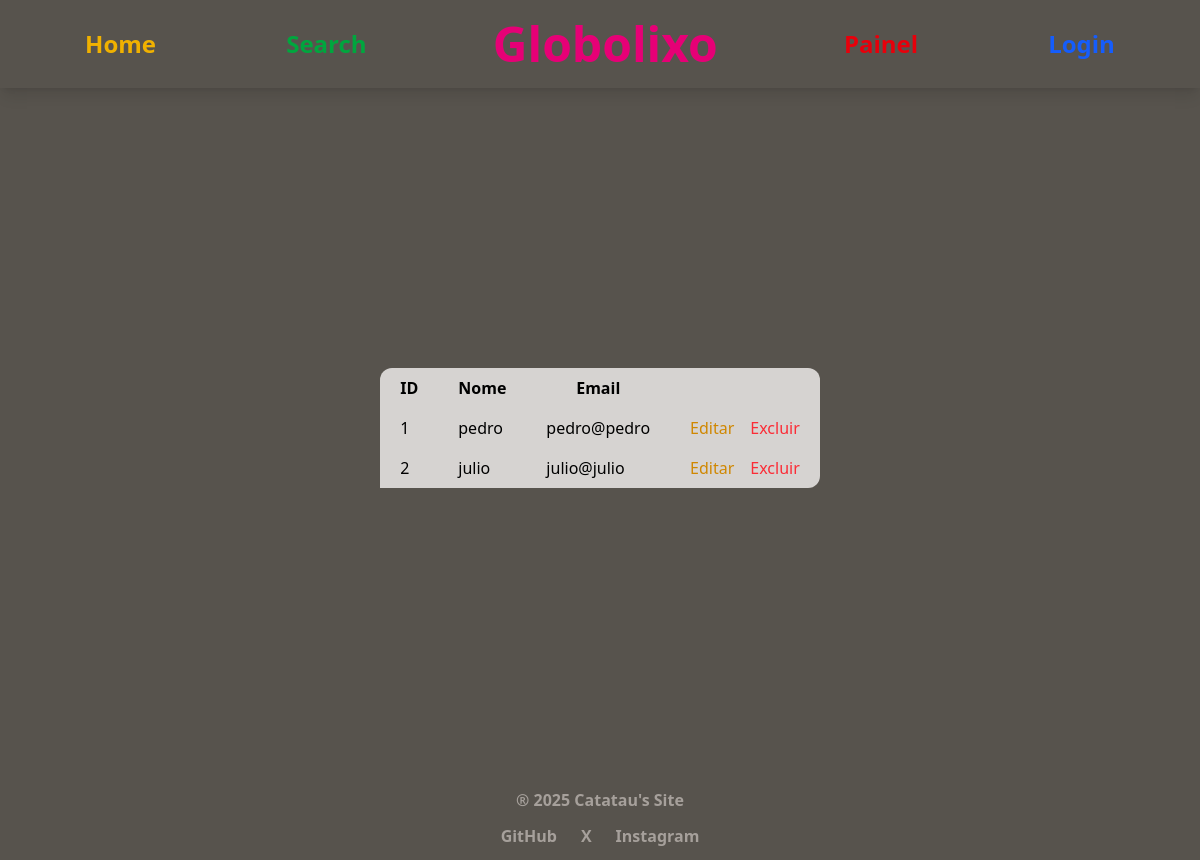
Before: /panel.php with the older database file.
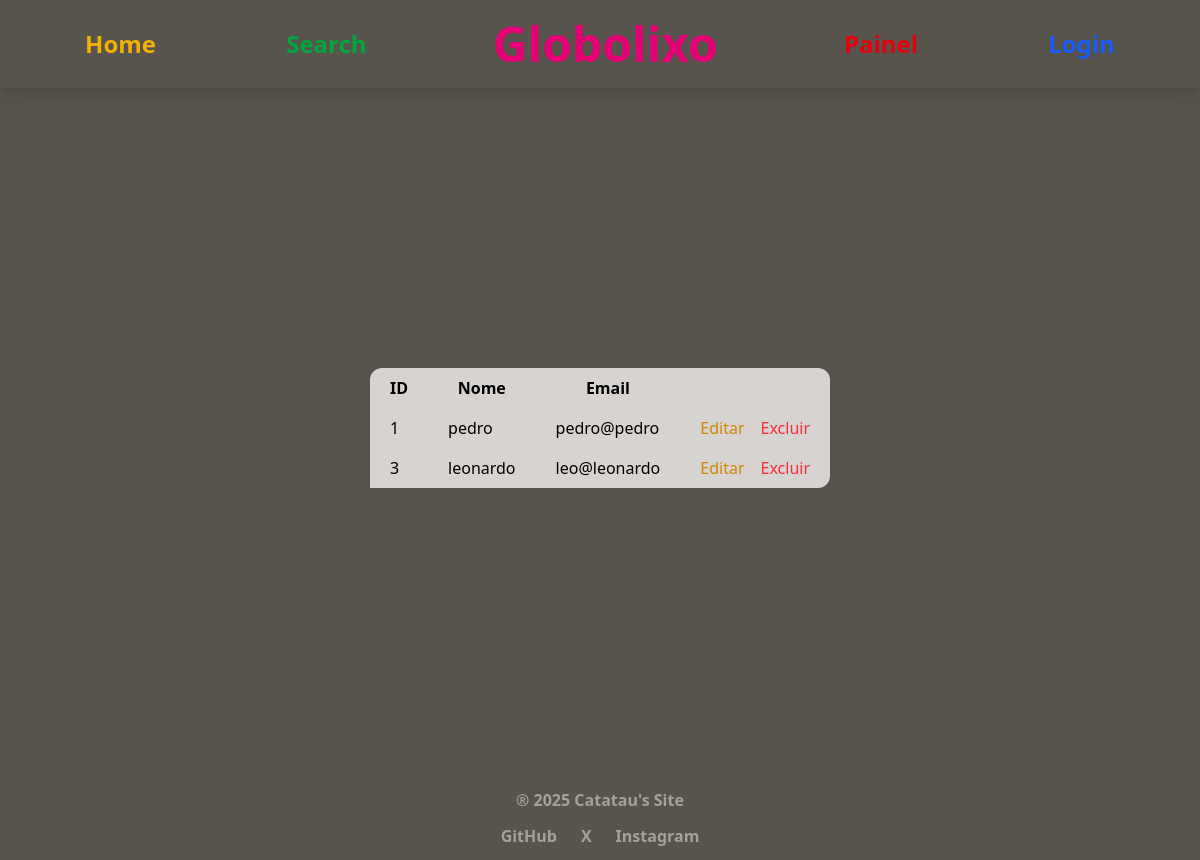
After: the same page with the newer database file.
### tables this page shows
CREATE TABLE users (
	id INTEGER NOT NULL PRIMARY KEY AUTOINCREMENT,
  name VARCHAR(255),
  email VARCHAR(255),
  pswd VARCHAR(255)
, idAdm INT NOT NULL);

### db.php (called while the page is built)
<?php
function db () {
    return $db = new PDO('sqlite:db.sqlite');
}
?>

### panel.php (the view, shortened to what this page needs)
<?php
include 'head.php';
include 'db.php';
?>
<header class="p-5 shadow-lg">
    <nav class="flex place-content-around place-items-center text-2xl font-extrabold flex-wrap overflow-cover">
        <a href="index.html" class="rounded-md p-1 text-yellow-500 hover:shadow-lg">Home</a>
        <a href="https://www.google.com/" class="rounded-md p-1 text-green-600 hover:shadow-lg">Search</a>
        <h1 class="text-bold text-5xl text-pink-600 fontGlob">Globolixo</h1>
        <a href="panel.php" class="rounded-md p-1 text-red-600 hover:shadow-lg">Painel</a>
        <a href="login.php" class="rounded-md p-1 text-blue-600 hover:shadow-lg">Login</a>
    </nav>
</header>
<?php
$query = db()->prepare('SELECT * FROM users');
$query->execute();
$users = $query->fetchAll();
?>
<div class="flex place-items-center flex-col">
    <table class="bg-stone-300 rounded-xl m-70">
        <thead>
            <tr>
                <th class="pr-5 pl-5 pt-2 pb-2">ID</th>
                <th class="pr-5 pl-5 pt-2 pb-2">Nome</th>
                <th class="pr-5 pl-5 pt-2 pb-2 bg-stone-300">Email</th>
            </tr>
        </thead>
        <tbody>
            <?php foreach ($users as $user) { ?>
                <tr>
                    <td class="pr-5 pl-5 pt-2 pb-2 border-md border-solid bg-stone-300"><?= $user['id']; ?></td>
                    <td class="pr-5 pl-5 pt-2 pb-2"><?= $user['name']; ?></td>
                    <td class="pr-5 pl-5 pt-2 pb-2"> <?= $user['email']; ?></td>
                    <td class="pr-5 pl-5 pt-2 pb-2 flex">
                        <a href="update.php/?id=<?= $user['id']; ?>" class="pr-2 text-yellow-600">Editar</a>
                        <a href="del.php/?id=<?= $user['id']; ?>&name=<?= $user['name']; ?>" class="pl-2 text-red-500">Excluir</a>
                    </td>
                </tr>
            <?php } ?>
        </tbody>
    </table>
</div>
<?php include 'footer.php' ?>

### head.php (shortened to what this page needs)
<!DOCTYPE html>
<html lang="pt-br">
<head>
    <script src="https://cdn.jsdelivr.net/npm/@tailwindcss/browser@4"></script>
    <link rel="stylesheet" href="style.css">
</head>
<body class="bg-stone-600">

### footer.php
<footer class="flex flex-col place-items-center font-bold">
    <p class="mt-5 text-stone-400">
        ® 2025 Catatau's Site
    </p>
    <nav class="flex flex-row">
        <a href="https://github.com/0rd3p1" class="m-3 text-stone-400">GitHub</a>
        <a href="https://x.com/0rrd3p1I_" class="m-3 text-stone-400">X</a>
        <a href="https://www.instagram.com/0rd3p1" class="m-3 text-stone-400">Instagram</a>
    </nav>
</footer>
</body>
</html>

Changed rows visible on the page:
removed users: id "2", name "julio", email "julio@julio"
added users: id "3", name "leonardo", email "leo@leonardo"
